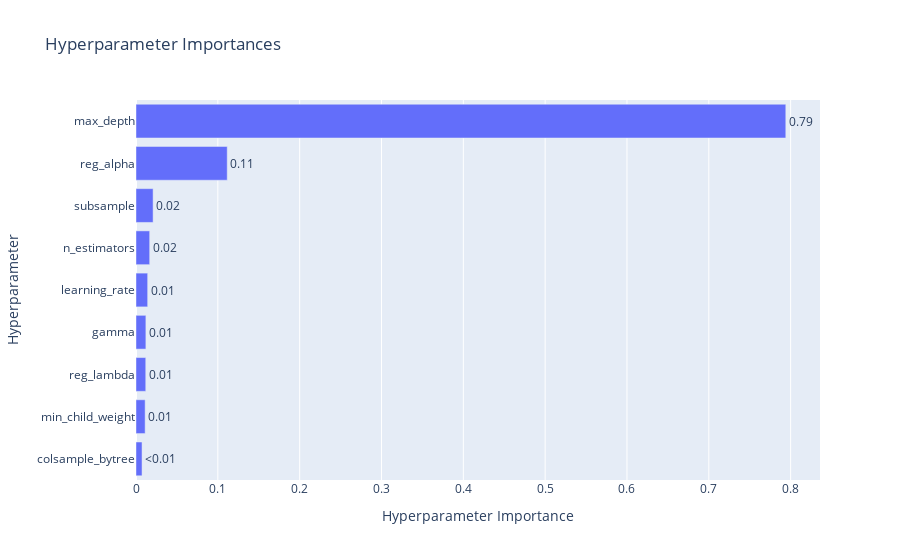
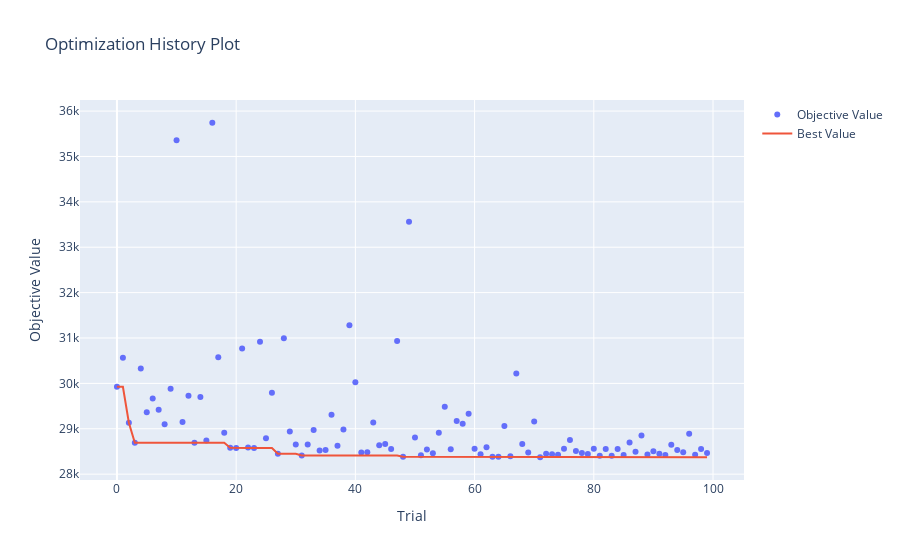

The notebook cell these images were saved under, in order:
### Code cell
optuna.visualization.plot_param_importances(study).show()
optuna.visualization.plot_optimization_history(study).show()
